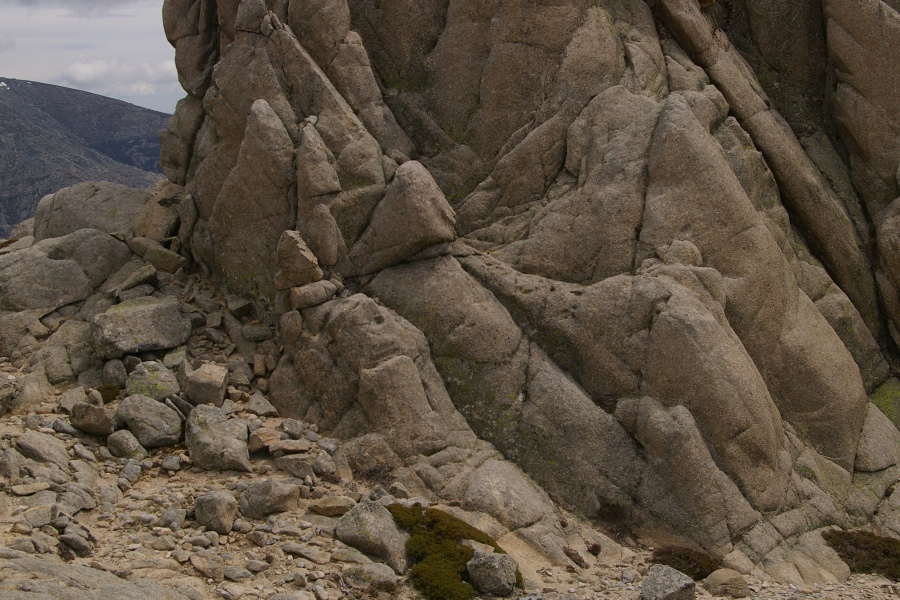
%> input picture fc_torre01.jpg, 900 x 600 px
$ octave --eval "result = lap(imread('fc_torre01.jpg'));"   (GNU Octave 9; MATLAB toolbox functions it lacks are replaced by stand-ins)
%> lines starting %> are read from the running program, lines starting %| are printed output that depends on the picture
function p=lap(im,N)
    if nargin==1, N=5; end
    %N-1 niveles de detalle y 1 reducida
    im=im2double(im);
    p=cell(1,N);

    % Hacemos bucle
    for k = 1:N-1
        F = 2;
        red=imresize(im,1/F);
        im2 = imresize(red,F);
        p{k}=im-im2;
        im = red;
    end
%> this loop made 3 passes
%> pass 1, in lap, `red=imresize(im,1/F);`:
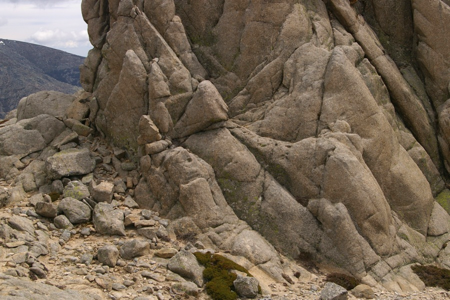
%> red: size 300x450x3 double; mean R, G, B 0.359, 0.313, 0.257; drawn with min black and max white
%> pass 2, in lap, `red=imresize(im,1/F);`:
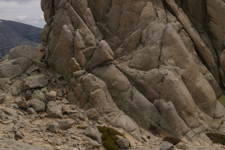
%> red: size 150x225x3 double; mean R, G, B 0.359, 0.313, 0.257
    p{N}=red;
return
%> (the run ends here)

$ run again, on fc_torre02.jpg
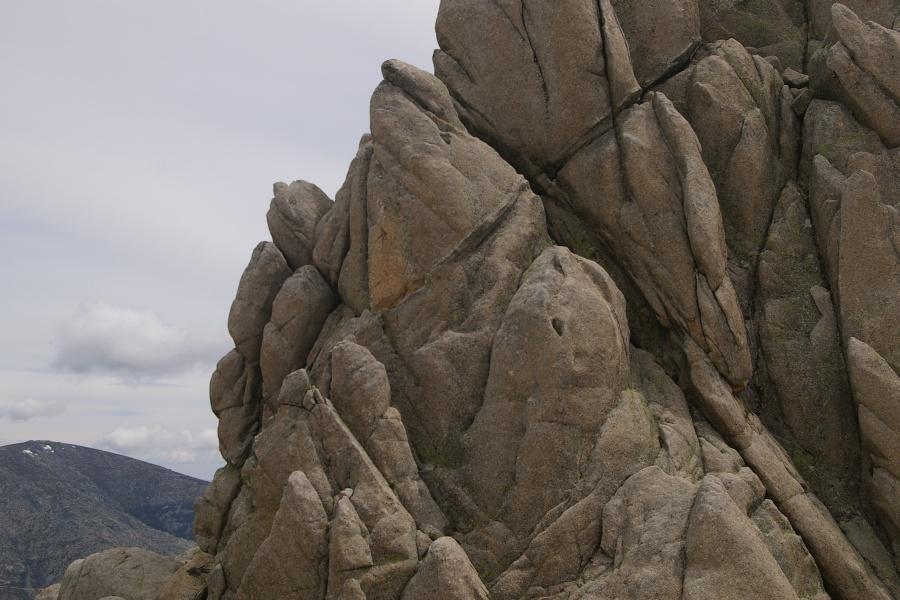
%> input picture fc_torre02.jpg, 900 x 600 px
%> the loop in lap, `for k = 1:N-1` made 3 passes
%> pass 1, in lap, `red=imresize(im,1/F);`:
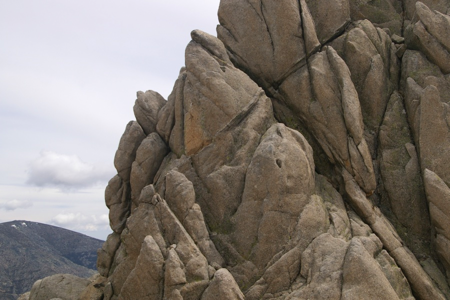
%> red: size 300x450x3 double; mean R, G, B 0.437, 0.41, 0.383; drawn with min black and max white
